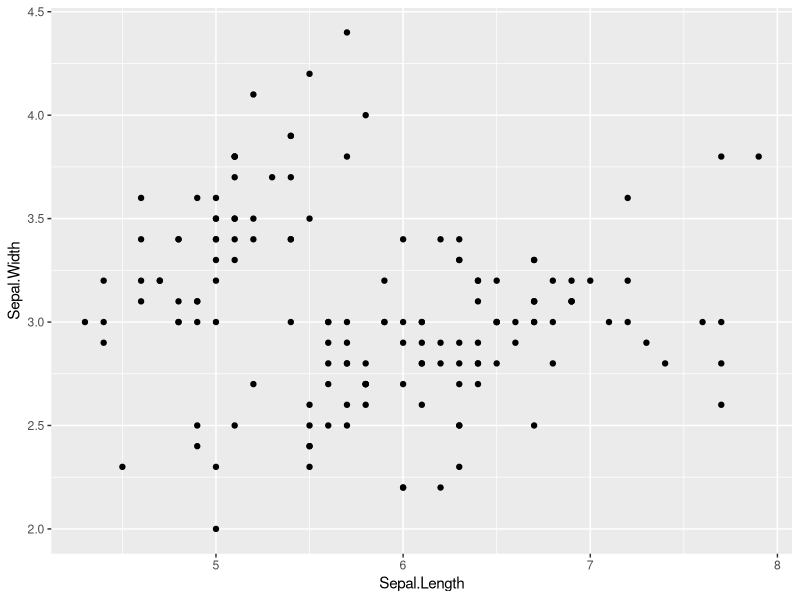
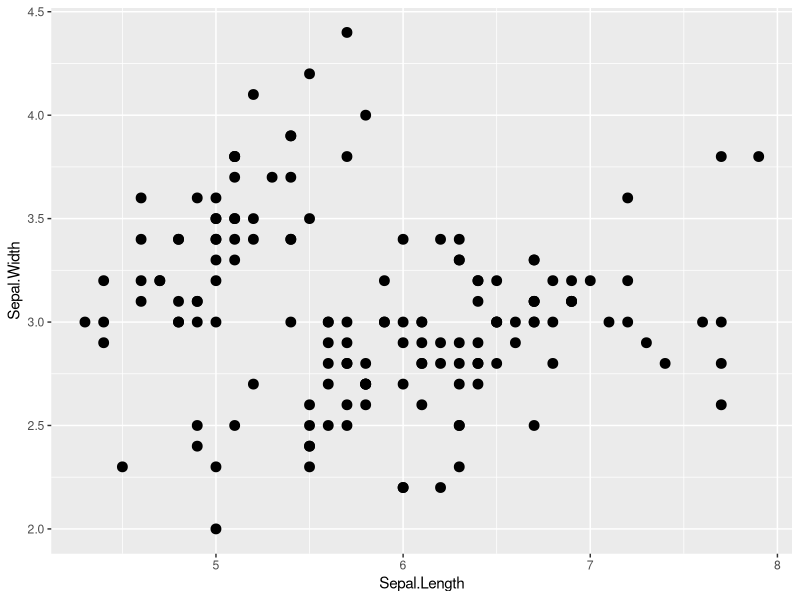
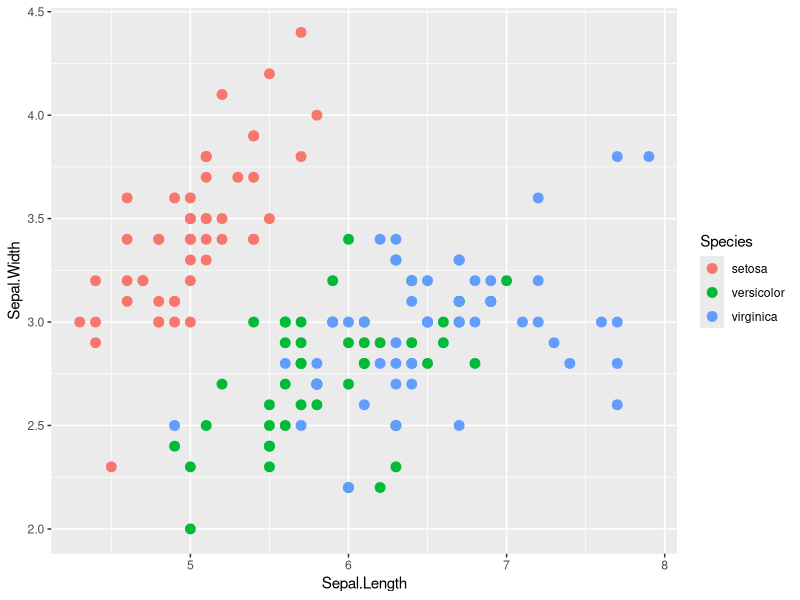
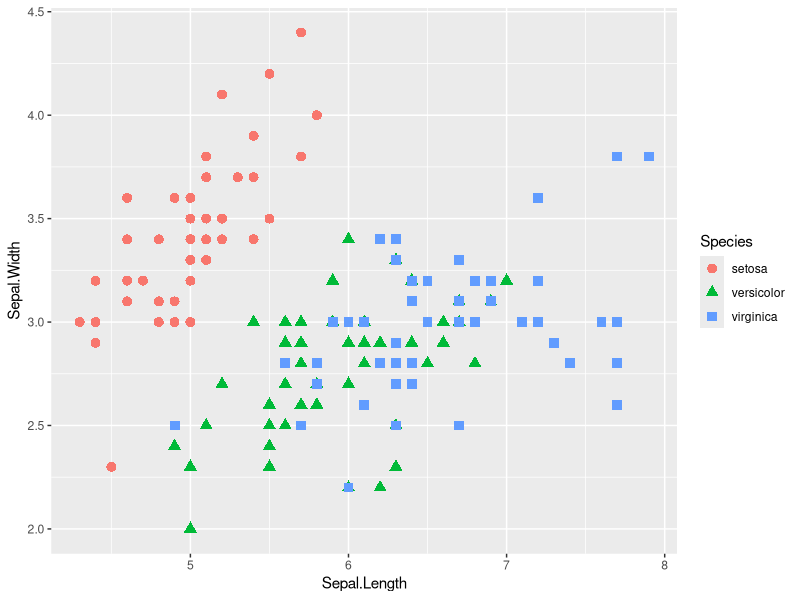
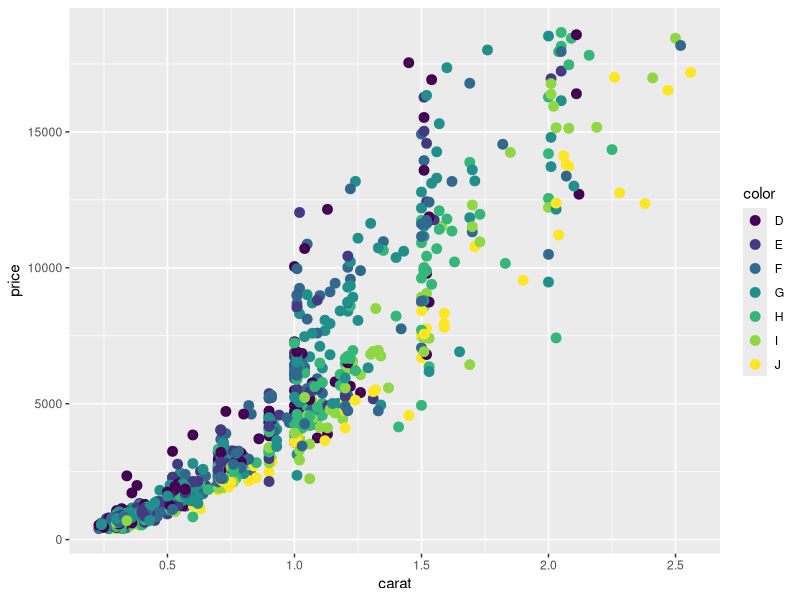
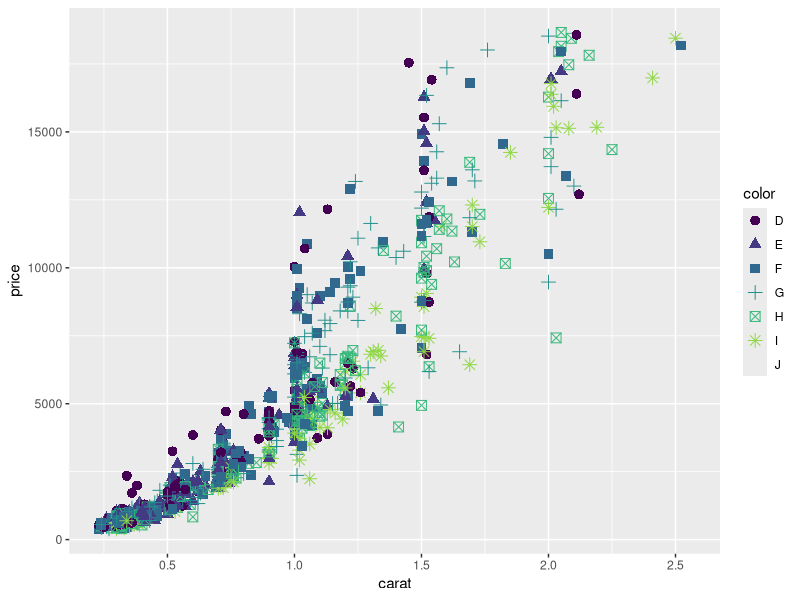
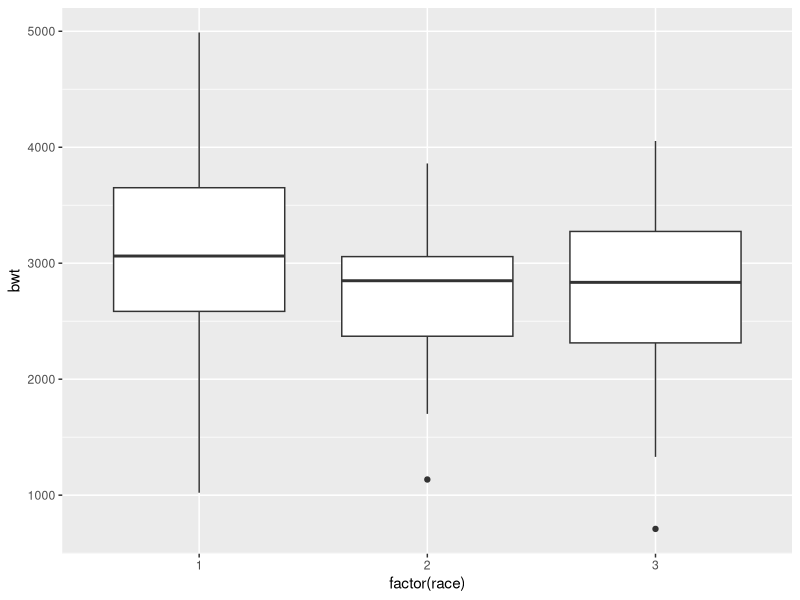

These charts were generated, in order, by the following R code:
# ggplot learning code
# Zhang
# Feb 22, 2015
# gyz151@gmail.com

install.packages("ggplot2", dependencies = TURE)
install.packages("plyr")
install.packages("ggthemes")
install.packages("reshape2")

library("ggplot2")
library("reshape2")
library("plyr")
library("ggthemes")

head(iris)

myiris <- iris

#data, aesthetics, geometry, stats (terminology used in the XXX library)

myplot <- ggplot(data = iris, aes(x = Sepal.Length, y = Sepal.Width))
myplot + geom_point()

ggplot(data = iris, aes(x = Sepal.Length, y = Sepal.Width)) +
  geom_point(size =3)

ggplot(data = iris, aes(Sepal.Length, Sepal.Width, color = Species)) +
  geom_point(size =3)

ggplot(data = iris, aes(Sepal.Length, Sepal.Width, color = Species)) +
  geom_point(aes(shape = Species), size =3)

#sample a 1000 times from rows 1 to dim(diamond), and store to d2
d2 <- diamonds[sample(1:dim(diamonds)[1], 1000), ]

myplot <- ggplot(data = d2, aes(x = carat, y = price))

ggplot(data = d2, aes(carat, price, color = color)) +
  geom_point(size =3)

ggplot(data = d2, aes(carat, price, color = color)) +
  geom_point(aes(shape = color), size =3)

library(MASS)
ggplot(birthwt, aes(factor(race),bwt)) + geom_boxplot()




